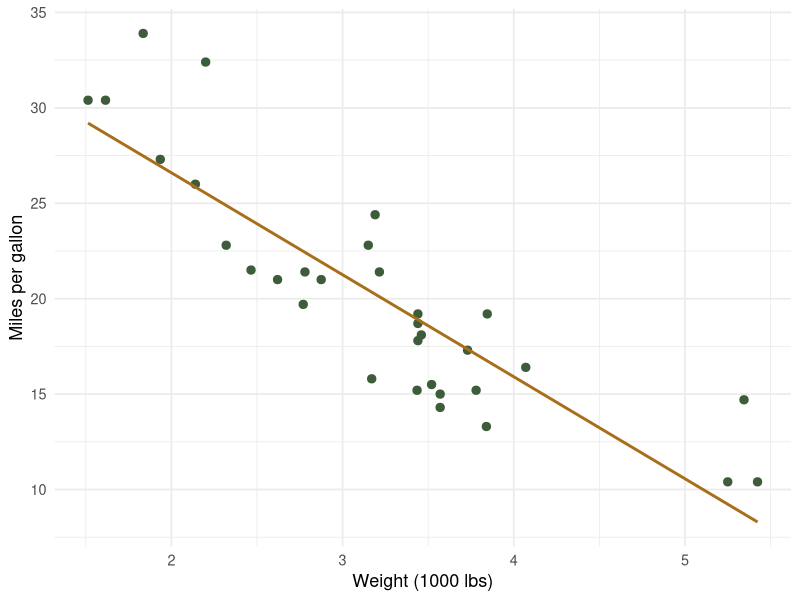

R code for this plot:
## ---- chunk 1
#| label: summary
data(mtcars)
summary(mtcars[, c("mpg", "wt", "hp")])
## ---- chunk 2
#| label: cor
round(cor(mtcars[, c("mpg", "wt", "hp")]), 2)
## ---- chunk 3
#| label: fig-mpg-wt
#| fig-cap: "Fuel economy falls as vehicle weight rises."
#| warning: false
library(ggplot2)

ggplot(mtcars, aes(wt, mpg)) +
  geom_point(colour = "#3c5c3a", size = 2.5) +
  geom_smooth(method = "lm", colour = "#a86f1a", se = FALSE) +
  labs(x = "Weight (1000 lbs)", y = "Miles per gallon") +
  theme_minimal(base_size = 13)
## ---- chunk 4
#| label: model
fit <- lm(mpg ~ wt + hp, data = mtcars)
summary(fit)$coefficients
